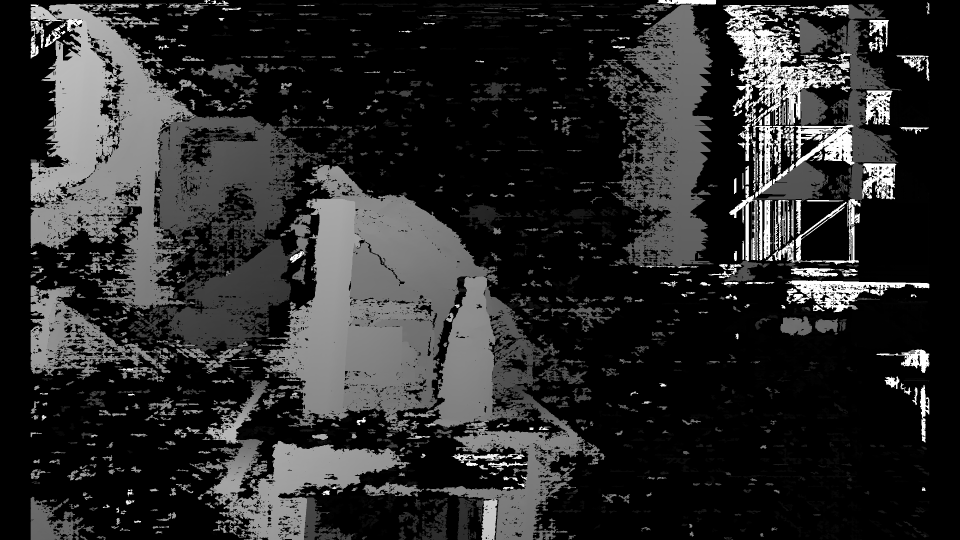
#> input picture Utils/Images/Disparity_SGBM_1.png, 1920 x 1080 px, given in place of LINKS_V3.png, which was not available (shown at 1/2 size)
$ jupyter execute Depth_V4.ipynb
#> lines starting #> are read from the running program, lines starting #| are printed output that depends on the picture; after the words box and inside, x2 and y2 are one past the last pixel; in counts of white or black regions, pixels touching at a corner belong together; pictures that were not available may be replaced by others from this repository, and a replacement may not be noted
[cell 1]
import numpy as np
import cv2 as cv
import matplotlib.pyplot as plt

# Function to resize images to Full HD
def resize_to_full_hd(image):
    return cv.resize(image, (1920, 1080), interpolation=cv.INTER_LINEAR)

# Read both images and convert to grayscale
img1 = cv.imread('Utils/Images/test/LINKS_V3.png', cv.IMREAD_GRAYSCALE)
#> img1 is the input picture: shape (1080, 1920); min 0, max 255, mean 43.7
img2 = cv.imread('Utils/Images/test/RECHTS_V3.png', cv.IMREAD_GRAYSCALE)
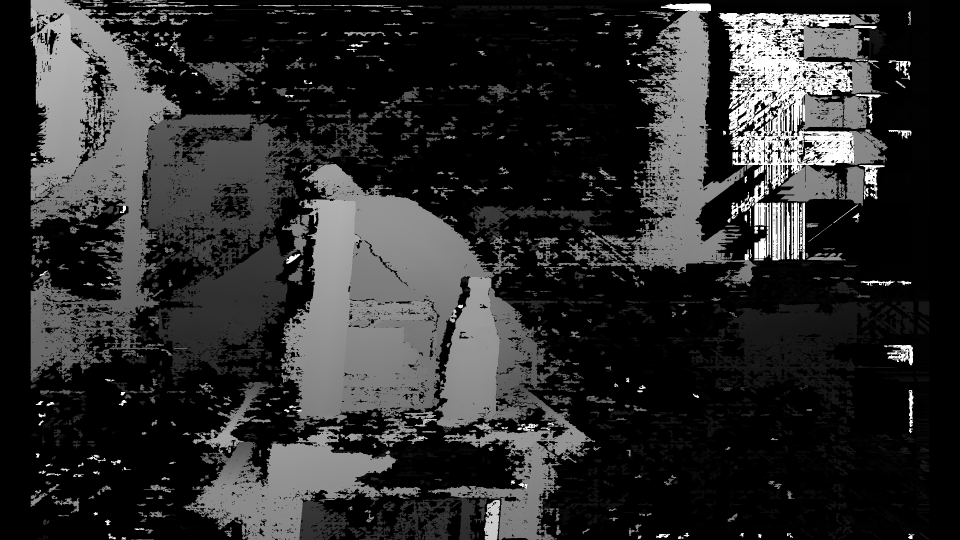
#> input picture Utils/Images/Disparity_SGBM_2.png, 1920 x 1080 px, given in place of RECHTS_V3.png, which was not available (shown at 1/2 size)
#> img2 is the input picture: shape (1080, 1920); min 0, max 255, mean 45.4

# ------------------------------------------------------------
# PREPROCESSING

# Compare unprocessed images
fig, axes = plt.subplots(1, 2, figsize=(15, 10))
axes[0].imshow(img1, cmap="gray")
axes[1].imshow(img2, cmap="gray")
axes[0].axhline(250)
axes[1].axhline(250)
axes[0].axhline(450)
axes[1].axhline(450)
plt.suptitle("Original images")
plt.savefig("original_images.png")
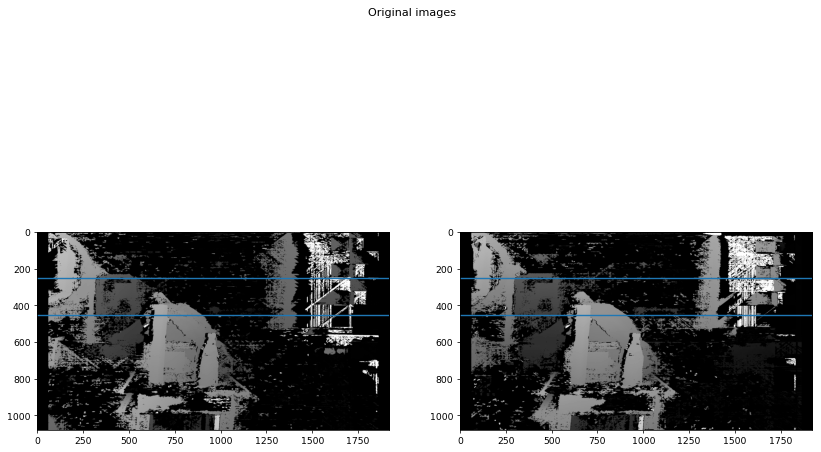
#> figure drawn by matplotlib, 2 panels
plt.show()

# 1. Detect keypoints and their descriptors
# Based on: https://docs.opencv.org/master/dc/dc3/tutorial_py_matcher.html

# Initiate SIFT detector
sift = cv.SIFT_create()
# find the keypoints and descriptors with SIFT
kp1, des1 = sift.detectAndCompute(img1, None)
#> kp1 = 15366 keypoints; strongest (x, y, size): (1563, 117, 2.1), (1633, 589, 2.5), (1528, 255, 2), (1468, 25, 1.9)
kp2, des2 = sift.detectAndCompute(img2, None)
#> kp2 = 13923 keypoints; strongest (x, y, size): (1503, 135, 2.1), (1747, 353, 2.2), (1504, 74, 2.1), (1609, 44, 1.9)

# Visualize keypoints
imgSift = cv.drawKeypoints(
    img1, kp1, None, flags=cv.DRAW_MATCHES_FLAGS_DRAW_RICH_KEYPOINTS)
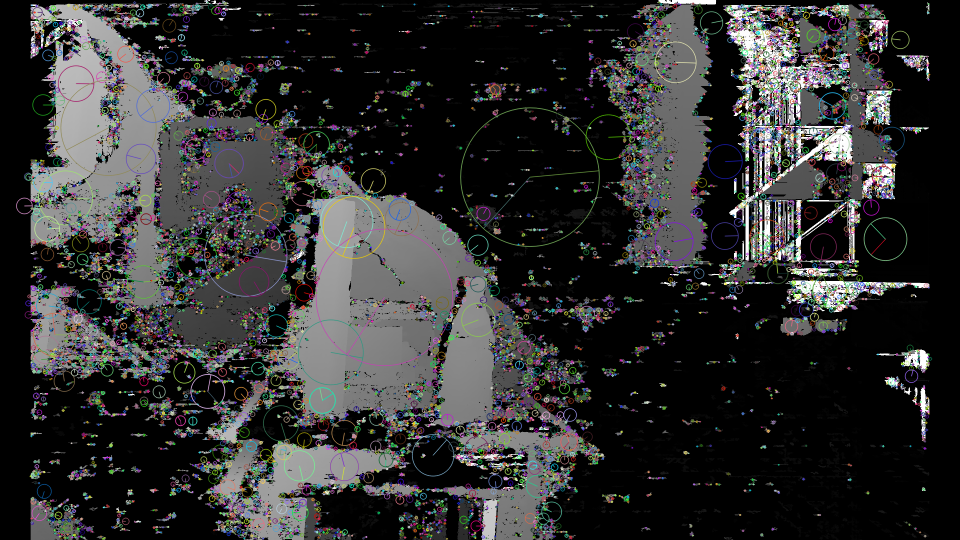
#> imgSift: shape (1080, 1920, 3) (shown at 1/2 size); mean of channels 0, 1, 2 48.7, 48.9, 48.8; drawn as B, G, R
imgSift = resize_to_full_hd(imgSift)
cv.imshow("SIFT Keypoints", imgSift)
cv.imwrite("sift_keypoints.png", imgSift)

# Match keypoints in both images
# Based on: https://docs.opencv.org/master/dc/dc3/tutorial_py_matcher.html
FLANN_INDEX_KDTREE = 1
index_params = dict(algorithm=FLANN_INDEX_KDTREE, trees=5)
search_params = dict(checks=50)   # or pass empty dictionary
flann = cv.FlannBasedMatcher(index_params, search_params)
matches = flann.knnMatch(des1, des2, k=2)
#> matches = 15366 matches

# Keep good matches: calculate distinctive image features
# Lowe, D.G. Distinctive Image Features from Scale-Invariant Keypoints. International Journal of Computer Vision 60, 91–110 (2004). https://doi.org/10.1023/B:VISI.0000029664.99615.94
# https://www.cs.ubc.ca/~lowe/papers/ijcv04.pdf
matchesMask = [[0, 0] for i in range(len(matches))]
#> matchesMask = 15366 pairs, first value 0 to 0, second value 0 to 0
good = []
pts1 = []
pts2 = []

for i, (m, n) in enumerate(matches):
    if m.distance < 0.7*n.distance:
        # Keep this keypoint pair
        matchesMask[i] = [1, 0]
        good.append(m)
        pts2.append(kp2[m.trainIdx].pt)
        pts1.append(kp1[m.queryIdx].pt)
#> after the loop, good = 162 matches; matchesMask = 15366 pairs, first value 0 to 1, second value 0 to 0; pts1 = 162 pairs, first value 62.62 to 1860, second value 14.91 to 1067.9; pts2 = 162 pairs, first value 65.3 to 1807.2, second value 11.34 to 1075.6

# Draw the keypoint matches between both pictures
# Still based on: https://docs.opencv.org/master/dc/dc3/tutorial_py_matcher.html
draw_params = dict(matchColor=(0, 255, 0),
                   singlePointColor=(255, 0, 0),
                   matchesMask=matchesMask[300:500],
                   flags=cv.DrawMatchesFlags_DEFAULT)
#> draw_params = 4 items

keypoint_matches = cv.drawMatchesKnn(
    img1, kp1, img2, kp2, matches[300:500], None, **draw_params)
keypoint_matches = resize_to_full_hd(keypoint_matches)
#> in resize_to_full_hd (call 2), `return cv.resize(image, (1920, 1080), interpolation=cv.INTER_LINEAR)`:
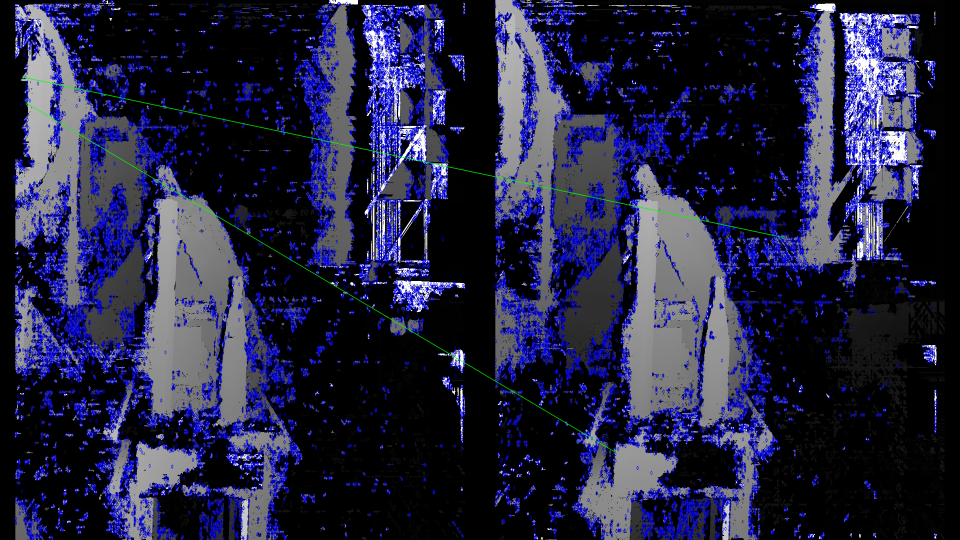
#> returned value: shape (1080, 1920, 3) (shown at 1/2 size); mean of channels 0, 1, 2 64.9, 37, 36.6; drawn as B, G, R
cv.imshow("Keypoint matches", keypoint_matches)
cv.imwrite("keypoint_matches.png", keypoint_matches)


# ------------------------------------------------------------
# STEREO RECTIFICATION

# Calculate the fundamental matrix for the cameras
# https://docs.opencv.org/master/da/de9/tutorial_py_epipolar_geometry.html
pts1 = np.int32(pts1)
#> pts1 = 162 pairs, first value 62 to 1859, second value 14 to 1067
pts2 = np.int32(pts2)
#> pts2 = 162 pairs, first value 65 to 1807, second value 11 to 1075
fundamental_matrix, inliers = cv.findFundamentalMat(pts1, pts2, cv.FM_RANSAC)
#> fundamental_matrix = [[1.63e-07, -2.01e-05, 0.0162], [2.17e-05, 2.58e-07, -0.00962], [-0.0177, 0.00823, 1]]; inliers = 162 values, max 1 at index 20, min 0 at index 0, mean 0.228

# We select only inlier points
pts1 = pts1[inliers.ravel() == 1]
#> pts1 = 37 pairs, first value 335 to 927, second value 386 to 1053
pts2 = pts2[inliers.ravel() == 1]
#> pts2 = 37 pairs, first value 279 to 936, second value 175 to 790

# Visualize epilines
# Adapted from: https://docs.opencv.org/master/da/de9/tutorial_py_epipolar_geometry.html


def drawlines(img1src, img2src, lines, pts1src, pts2src):
    ''' img1 - image on which we draw the epilines for the points in img2
        lines - corresponding epilines '''
    r, c = img1src.shape
    img1color = cv.cvtColor(img1src, cv.COLOR_GRAY2BGR)
    img2color = cv.cvtColor(img2src, cv.COLOR_GRAY2BGR)
    # Edit: use the same random seed so that two images are comparable!
    np.random.seed(0)
    for r, pt1, pt2 in zip(lines, pts1src, pts2src):
        color = tuple(np.random.randint(0, 255, 3).tolist())
        x0, y0 = map(int, [0, -r[2]/r[1]])
        x1, y1 = map(int, [c, -(r[2]+r[0]*c)/r[1]])
        img1color = cv.line(img1color, (x0, y0), (x1, y1), color, 1)
        img1color = cv.circle(img1color, tuple(pt1), 5, color, -1)
        img2color = cv.circle(img2color, tuple(pt2), 5, color, -1)
    return img1color, img2color

def save_disparity_map(disparity, save_path):
    """
    Speichert die Tiefenkarte (Disparity Map) an einem angegebenen Pfad.

    Parameters:
    disparity (numpy.ndarray): Die zu speichernde Tiefenkarte.
    save_path (str): Der Pfad, an dem die Tiefenkarte gespeichert wird.
    """
    # Normalize the values to a range from 0..255 for a grayscale image
    disparity_normalized = cv.normalize(disparity, None, alpha=255, beta=0, norm_type=cv.NORM_MINMAX)
    disparity_normalized = np.uint8(disparity_normalized)

    # Save the disparity map
    cv.imwrite(save_path, disparity_normalized)

# Find epilines corresponding to points in right image (second image) and
# drawing its lines on left image
lines1 = cv.computeCorrespondEpilines(
    pts2.reshape(-1, 1, 2), 2, fundamental_matrix)
#> lines1 = 37 rows, first 8: [-0.924, -0.382, 711.9], [-0.968, -0.252, 625.3], [-0.913, 0.407, 66], [-0.926, -0.378, 709.3], [-0.861, -0.509, 787.2], [-0.914, -0.405, 726.3], [-0.893, -0.451, 754.1], [-0.872, -0.489, 776.5]
lines1 = lines1.reshape(-1, 3)
img5, img6 = drawlines(img1, img2, lines1, pts1, pts2)
#> the loop in drawlines, `for r, pt1, pt2 in zip(lines, pts1src, pts2src):` made 37 passes
#> (r, pt1, pt2, color, y0, y1) on passes 1 to 8: ([-0.924, -0.382, 711.9], [335, 1053], [696, 175], (172, 47, 117), 1863, -2780), ([-0.968, -0.252, 625.3], [536, 423], [523, 430], (192, 67, 251), 2479, -4887), ([-0.913, 0.407, 66], [538, 1044], [279, 528], (195, 103, 9), -161, 4141), ([-0.926, -0.378, 709.3], [563, 494], [556, 495], (211, 21, 242), 1876, -2826), ([-0.861, -0.509, 787.2], [575, 574], [569, 574], (36, 87, 70), 1548, -1702), ([-0.914, -0.405, 726.3], [579, 489], [572, 486], (216, 88, 140), 1793, -2541), ([-0.893, -0.451, 754.1], [594, 494], [589, 495], (58, 193, 230), 1672, -2128), ([-0.872, -0.489, 776.5], [598, 521], [591, 524], (39, 87, 174), 1586, -1834)
#> after the loop in drawlines, `for r, pt1, pt2 in zip(lines, pts1src, pts2src):`: img1color: shape (1080, 1920, 3); mean B, G, R 45.4, 45.3, 45.7
#> after the loop in drawlines, `for r, pt1, pt2 in zip(lines, pts1src, pts2src):`:
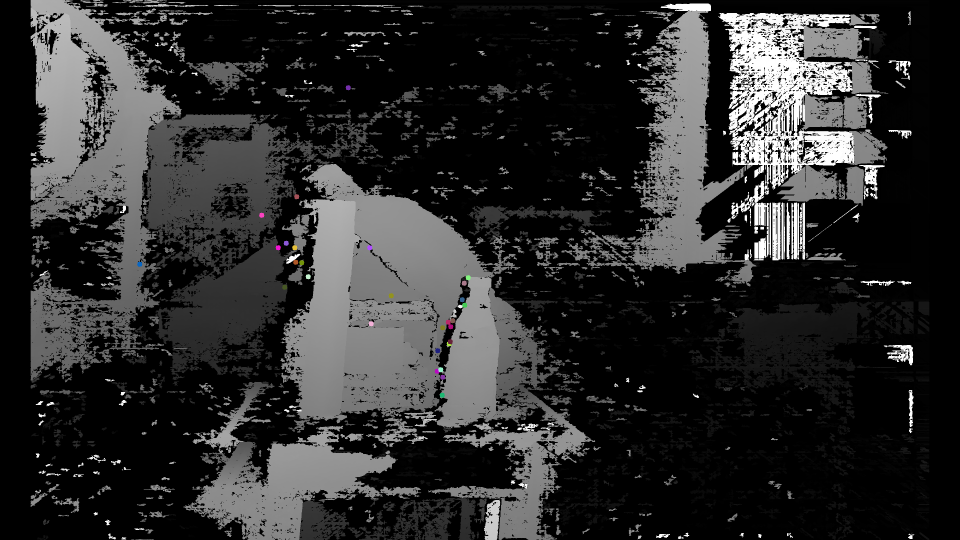
#> img2color: shape (1080, 1920, 3) (shown at 1/2 size); mean B, G, R 45.4, 45.4, 45.5

# Find epilines corresponding to points in left image (first image) and
# drawing its lines on right image
lines2 = cv.computeCorrespondEpilines(
    pts1.reshape(-1, 1, 2), 1, fundamental_matrix)
#> lines2 = 37 rows, first 8: [-0.918, -0.396, 708.3], [0.966, 0.259, -616.4], [-0.896, 0.444, 15.31], [0.922, 0.388, -703.1], [0.85, 0.527, -785.9], [0.906, 0.424, -725.3], [0.885, 0.465, -750.5], [0.861, 0.508, -775.3]
lines2 = lines2.reshape(-1, 3)
img3, img4 = drawlines(img2, img1, lines2, pts2, pts1)
#> the loop in drawlines (call 2), `for r, pt1, pt2 in zip(lines, pts1src, pts2src):` made 37 passes
#> (r, pt1, pt2, color, y0, y1) on passes 1 to 8: ([-0.918, -0.396, 708.3], [696, 175], [335, 1053], (172, 47, 117), 1786, -2659), ([0.966, 0.259, -616.4], [523, 430], [536, 423], (192, 67, 251), 2383, -4786), ([-0.896, 0.444, 15.31], [279, 528], [538, 1044], (195, 103, 9), -34, 3836), ([0.922, 0.388, -703.1], [556, 495], [563, 494], (211, 21, 242), 1811, -2746), ([0.85, 0.527, -785.9], [569, 574], [575, 574], (36, 87, 70), 1490, -1604), ([0.906, 0.424, -725.3], [572, 486], [579, 489], (216, 88, 140), 1712, -2393), ([0.885, 0.465, -750.5], [589, 495], [594, 494], (58, 193, 230), 1612, -2039), ([0.861, 0.508, -775.3], [591, 524], [598, 521], (39, 87, 174), 1525, -1728)
#> pass 1, in drawlines (call 2), `img1color = cv.line(img1color, (x0, y0), (x1, y1), color, 1)`:
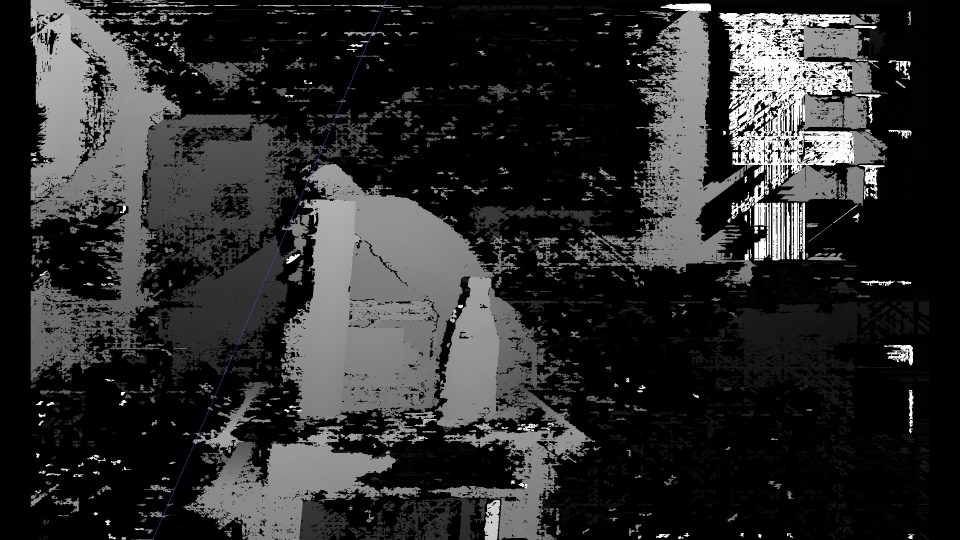
#> img1color: shape (1080, 1920, 3) (shown at 1/2 size); 0.05% of pixels changed, all inside (x1, y1, x2, y2) = (305, 0, 773, 1080)
#> after the loop in drawlines (call 2), `for r, pt1, pt2 in zip(lines, pts1src, pts2src):`:
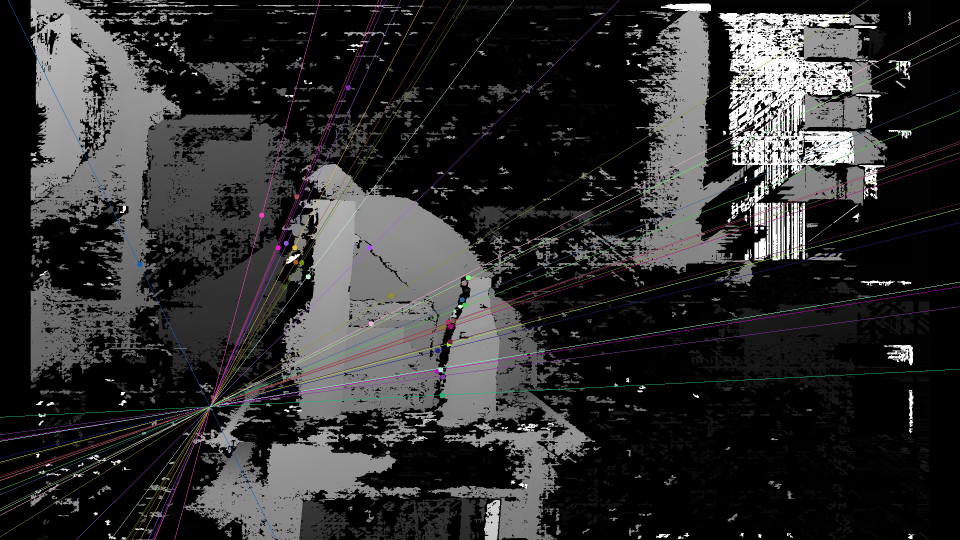
#> img1color: shape (1080, 1920, 3) (shown at 1/2 size); mean B, G, R 47, 46.9, 47.3
#> after the loop in drawlines (call 2), `for r, pt1, pt2 in zip(lines, pts1src, pts2src):`:
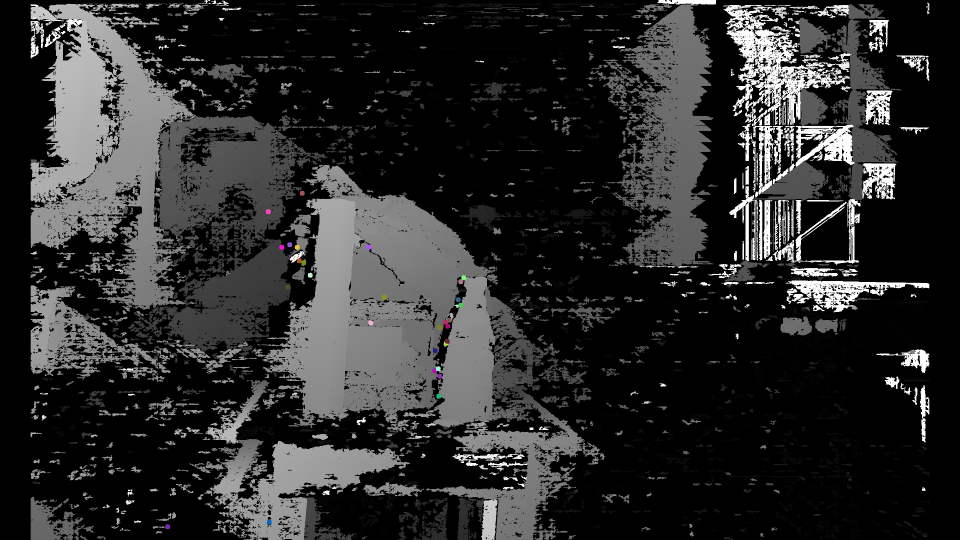
#> img2color: shape (1080, 1920, 3) (shown at 1/2 size); mean B, G, R 43.8, 43.8, 43.8

plt.subplot(121), plt.imshow(img5)
plt.subplot(122), plt.imshow(img3)
plt.suptitle("Epilines in both images")
plt.savefig("epilines.png")
#> figure, not shown here; B, G, R data is drawn as R, G, B
plt.show()


# Stereo rectification (uncalibrated variant)
# Adapted from: https://stackoverflow.com/a/62607343
h1, w1 = img1.shape
#> h1 = 1080; w1 = 1920
h2, w2 = img2.shape
#> h2 = 1080; w2 = 1920
_, H1, H2 = cv.stereoRectifyUncalibrated(
    np.float32(pts1), np.float32(pts2), fundamental_matrix, imgSize=(w1, h1)
)
#> H1 = [[-0.0293, -0.0155, 23.02], [-0.0247, -0.00928, 18.26], [-2.94e-05, 1.34e-05, 0.0019]]; H2 = [[2.31, -1.17, -625.3], [1.25, 0.489, -922.4], [0.00148, -0.000747, -0.0131]]

# Rectify (undistort) the images and save them
# Adapted from: https://stackoverflow.com/a/62607343
img1_rectified = cv.warpPerspective(img1, H1, (w1, h1))
img2_rectified = cv.warpPerspective(img2, H2, (w2, h2))
cv.imwrite("rectified_1.png", img1_rectified)
cv.imwrite("rectified_2.png", img2_rectified)

# Draw the rectified images
fig, axes = plt.subplots(1, 2, figsize=(15, 10))
axes[0].imshow(img1_rectified, cmap="gray")
axes[1].imshow(img2_rectified, cmap="gray")
axes[0].axhline(250)
axes[1].axhline(250)
axes[0].axhline(450)
axes[1].axhline(450)
plt.suptitle("Rectified images")
plt.savefig("rectified_images.png")
plt.show()

# ------------------------------------------------------------
# CALCULATE DISPARITY (DEPTH MAP)
# Adapted from: https://github.com/opencv/opencv/blob/master/samples/python/stereo_match.py
# and: https://docs.opencv.org/master/dd/d53/tutorial_py_depthmap.html

# StereoSGBM Parameter explanations:
# https://docs.opencv.org/4.5.0/d2/d85/classcv_1_1StereoSGBM.html

# Matched block size. It must be an odd number >=1 . Normally, it should be somewhere in the 3..11 range.
block_size = 11
min_disp = -128
max_disp = 128
# Maximum disparity minus minimum disparity. The value is always greater than zero.
# In the current implementation, this parameter must be divisible by 16.
num_disp = max_disp - min_disp
# Margin in percentage by which the best (minimum) computed cost function value should "win" the second best value to consider the found match correct.
# Normally, a value within the 5-15 range is good enough
uniquenessRatio = 5
# Maximum size of smooth disparity regions to consider their noise speckles and invalidate.
# Set it to 0 to disable speckle filtering. Otherwise, set it somewhere in the 50-200 range.
speckleWindowSize = 200
# Maximum disparity variation within each connected component.
# If you do speckle filtering, set the parameter to a positive value, it will be implicitly multiplied by 16.
# Normally, 1 or 2 is good enough.
speckleRange = 2
disp12MaxDiff = 0

stereo = cv.StereoSGBM_create(
    minDisparity=min_disp,
    numDisparities=num_disp,
    blockSize=block_size,
    uniquenessRatio=uniquenessRatio,
    speckleWindowSize=speckleWindowSize,
    speckleRange=speckleRange,
    disp12MaxDiff=disp12MaxDiff,
    P1=8 * 1 * block_size * block_size,
    P2=32 * 1 * block_size * block_size,
)
disparity_SGBM = stereo.compute(img1_rectified, img2_rectified)

plt.imshow(disparity_SGBM, cmap='plasma')
plt.colorbar()
plt.show()
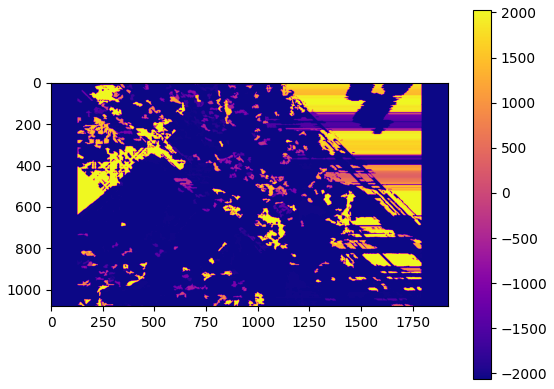
#> figure drawn by matplotlib, 2 panels

# Normalize the values to a range from 0..255 for a grayscale image
disparity_SGBM = cv.normalize(disparity_SGBM, disparity_SGBM, alpha=255,
                              beta=0, norm_type=cv.NORM_MINMAX)
disparity_SGBM = np.uint8(disparity_SGBM)
disparity_SGBM = resize_to_full_hd(disparity_SGBM)
cv.imshow("Disparity", disparity_SGBM)
cv.imwrite("disparity_SGBM_norm.png", disparity_SGBM)


save_path = 'Utils/Images/Disparity_SGBM_2.png'
save_disparity_map(disparity_SGBM, save_path)

cv.waitKey()
cv.destroyAllWindows()
# ---------------------------------------------------------------
